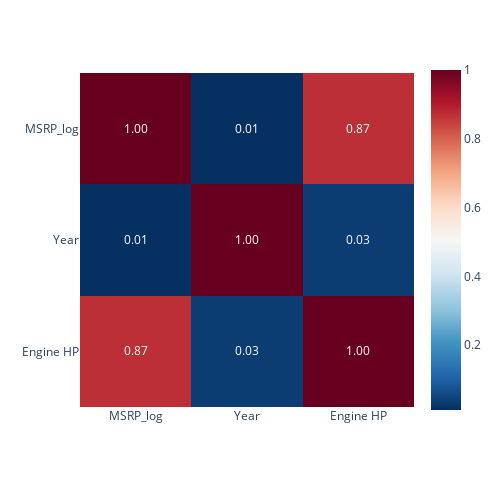

Notebook code for this chart:
### Code cell
cor_matrix = df_merged[['MSRP_log', 'Year', 'Engine HP']].corr()
fig = px.imshow(
    cor_matrix,
    text_auto=".2f",
    color_continuous_scale='RdBu_r',
    width=500, height=500
)   
fig.show()

### Figure 1 — Plotly figure (JSON) as saved in the notebook; plotly's stock layout.template omitted (floating-point values rounded to 4 significant figures)
{"data": [{"coloraxis": "coloraxis", "hovertemplate": "x: %{x}<br>y: %{y}<br>color: %{z}<extra></extra>", "name": "0", "texttemplate": "%{z:.2f}", "type": "heatmap", "x": ["MSRP_log", "Year", "Engine HP"], "xaxis": "x", "y": ["MSRP_log", "Year", "Engine HP"], "yaxis": "y", "z": [[1.0, 0.01128, 0.87], [0.01128, 1.0, 0.0343], [0.87, 0.0343, 1.0]]}], "layout": {"coloraxis": {"colorscale": [[0, "rgb(5,48,97)"], [0.1, "rgb(33,102,172)"], [0.2, "rgb(67,147,195)"], [0.3, "rgb(146,197,222)"], [0.4, "rgb(209,229,240)"], [0.5, "rgb(247,247,247)"], [0.6, "rgb(253,219,199)"], [0.7, "rgb(244,165,130)"], [0.8, "rgb(214,96,77)"], [0.9, "rgb(178,24,43)"], [1, "rgb(103,0,31)"]]}, "height": 500, "margin": {"t": 60}, "width": 500, "xaxis": {"anchor": "y", "constrain": "domain", "domain": [0, 1], "scaleanchor": "y"}, "yaxis": {"anchor": "x", "autorange": "reversed", "constrain": "domain", "domain": [0, 1]}}}
